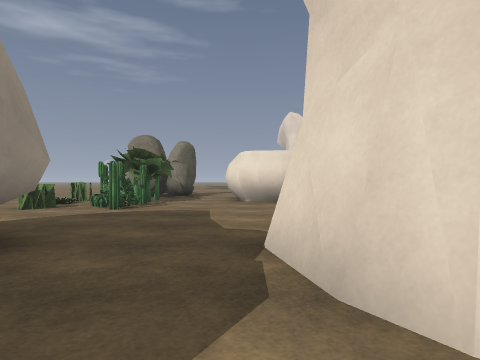
View 1 (above)

21 first-person views from a walk through a level from a Godot 3-D game. The camera is 1.2 m above the floor, looks level and sees 75° across. The floor is counted in squares, 2 m on a side. Each view is taken from the middle of a square. On the plan, view 1 faces up. The plan holds only what a view shows up to about 9 squares ahead; the rest is blank. The place goes on beyond the plan. Surface patterns are stand-ins for the level's own textures.

View 2
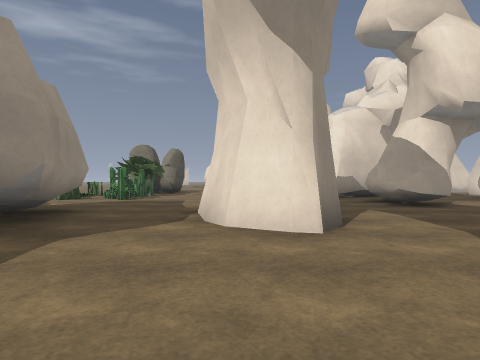

View 3
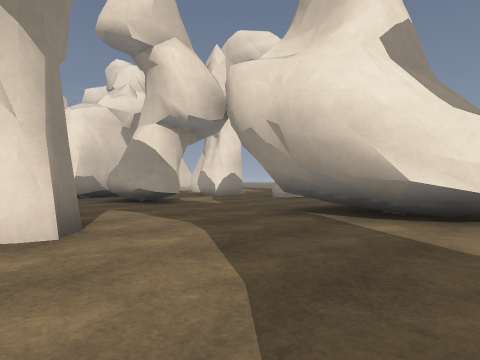

View 4
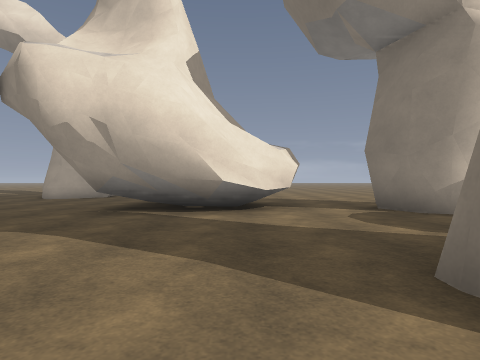

View 5
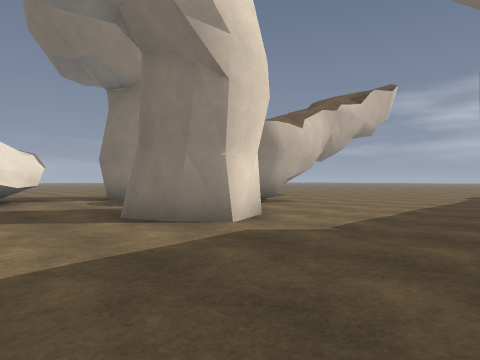

View 6
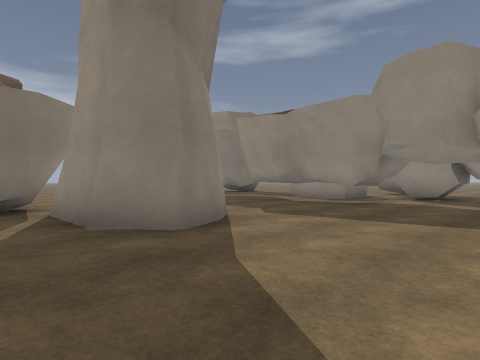

View 7
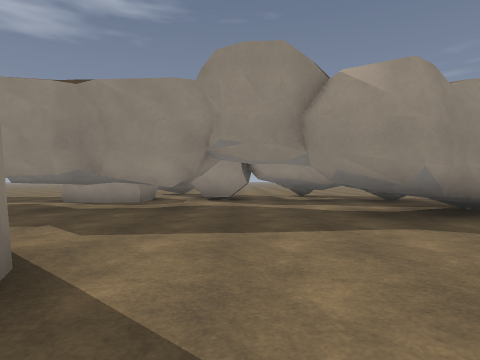

View 8
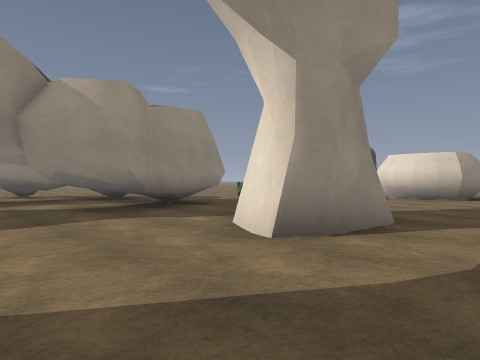

View 9
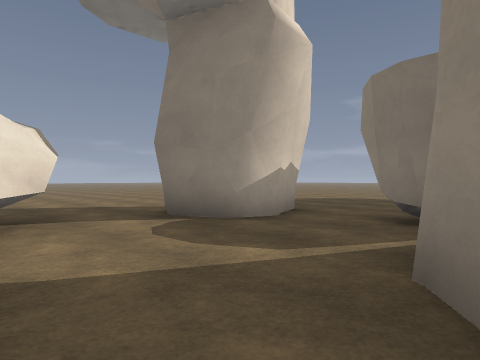

View 10
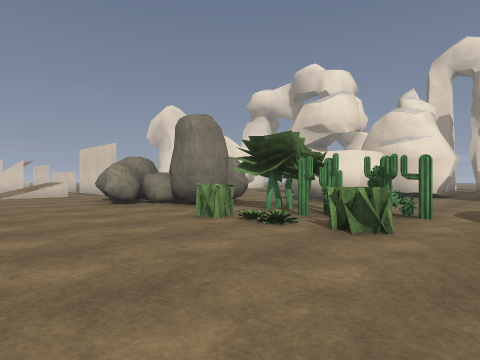

View 11
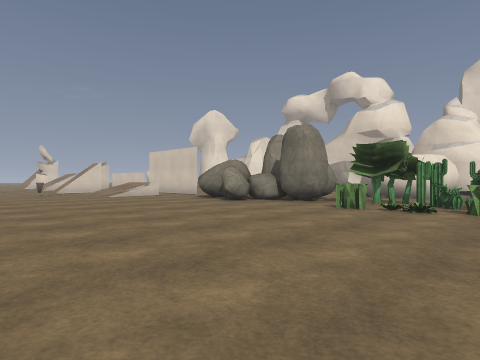

View 12
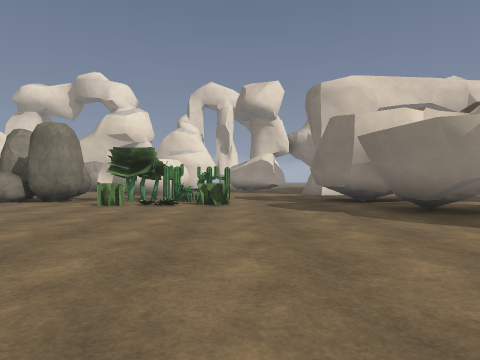

View 13
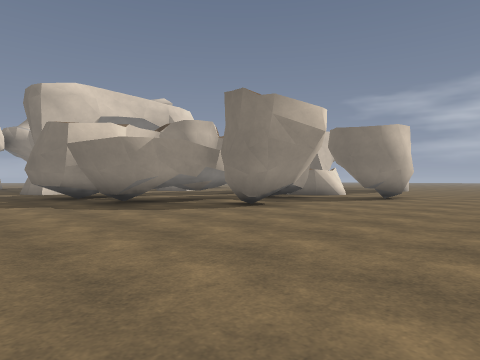

View 14
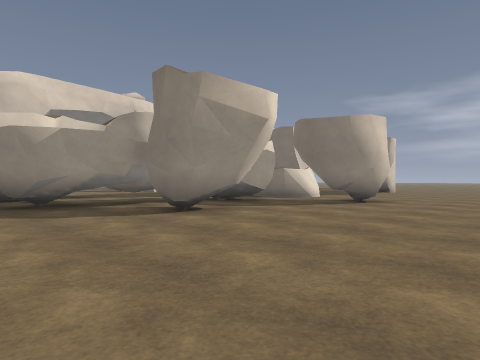

View 15
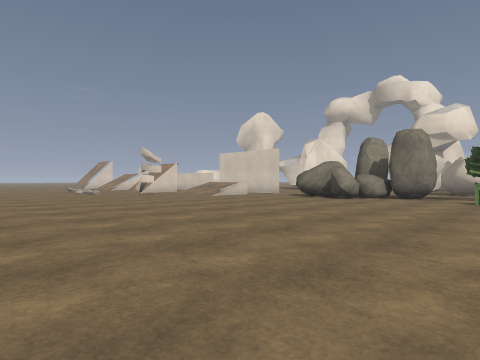

View 16
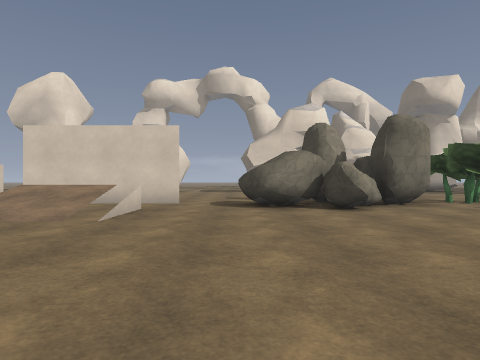

View 17
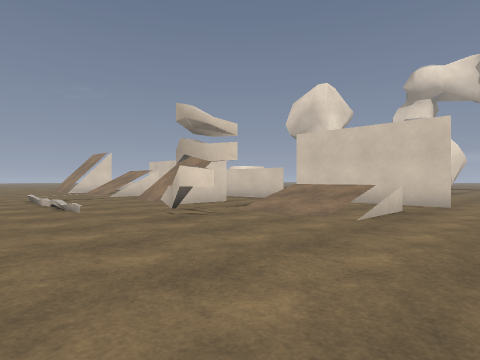

View 18
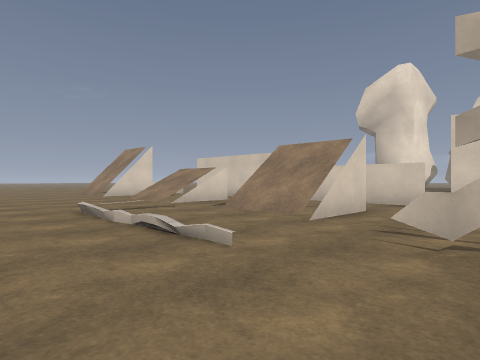

View 19
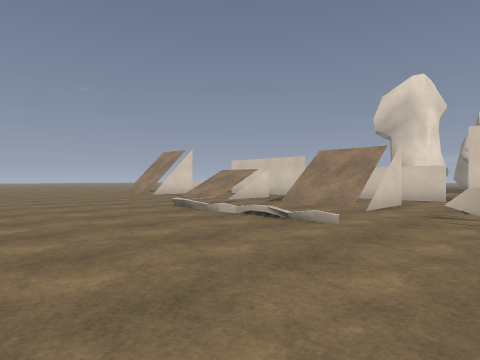

View 20
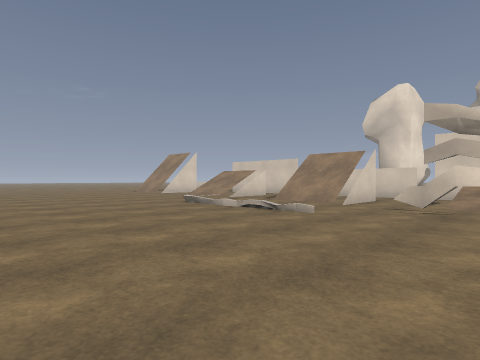

View 21
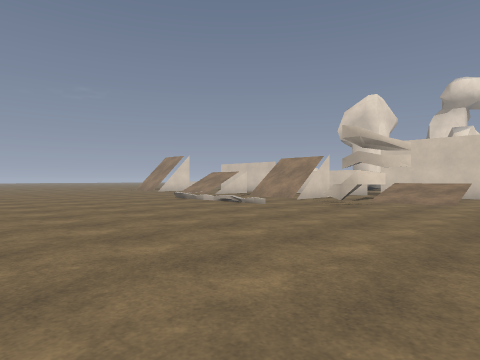

### Floor plan
Key: @ floor where view 1 was taken; # wall or solid block; x gap in a wall; . floor; / step, stairs or slope; = window, fence, low wall or low ledge; ^ raised ledge; T tree; C cactus; O other object.
Columns run from 15 left of view 1 to 12 right of it. Each row starts with its distance up from view 1.
 29    .....
 28   .......
 27   ......./
 26  ........=#
 25  .....///..
 24  ...../.. . #
 23  ...../../..#
 22  ...../..##.#
 21  ...../.....x
 20 .......=..=.#
 19 .......#.//.#
 18 .........//.#
 17 ..........=.#..
 16 ...............
 15   .........#
 14   .........#
 13   .........##
 12  ..........##
 11  ..........###.
 10  ...........T..#
  9  .........OOTT.###
  8  ..........#C......
  7     .......OC......
  6  ..........O........#
  5  ...................#
  4  ...................##...
  3  .......######..##.......
  2  .......######..##.......
  1  .....#.###.^#..##...#
  0  .....#####.##.@.....#
 -1   ....####...........#
 -2   .....###...........#
 -3   .....######........## ...
 -4   ..##.  # ##...##..........
 -5   ..#    ####...##...##.....
 -6   ...    ####....#...# ....
 -7          #.......###.#

Where each view was taken, in squares from view 1:
view 1: 0 up, 0 right, facing up
view 2: 3 down, 1 right, facing up
view 3: 3 down, 1 right, facing up-right
view 4: 2 down, 0 right, facing right
view 5: 1 down, 3 left, facing down-right
view 6: 0 up, 4 right, facing down-left
view 7: 2 down, 3 right, facing left
view 8: 2 down, 4 right, facing up-left
view 9: 2 down, 2 right, facing down-right
view 10: 5 up, 8 left, facing up-right
view 11: 6 up, 11 left, facing up-right
view 12: 6 up, 12 left, facing right
view 13: 6 up, 14 left, facing down-right
view 14: 4 up, 14 left, facing down-right
view 15: 8 up, 14 left, facing up-right
view 16: 15 up, 11 left, facing right
view 17: 15 up, 11 left, facing up-right
view 18: 19 up, 11 left, facing up-right
view 19: 19 up, 13 left, facing up-right
view 20: 18 up, 14 left, facing up-right
view 21: 16 up, 15 left, facing up-right
